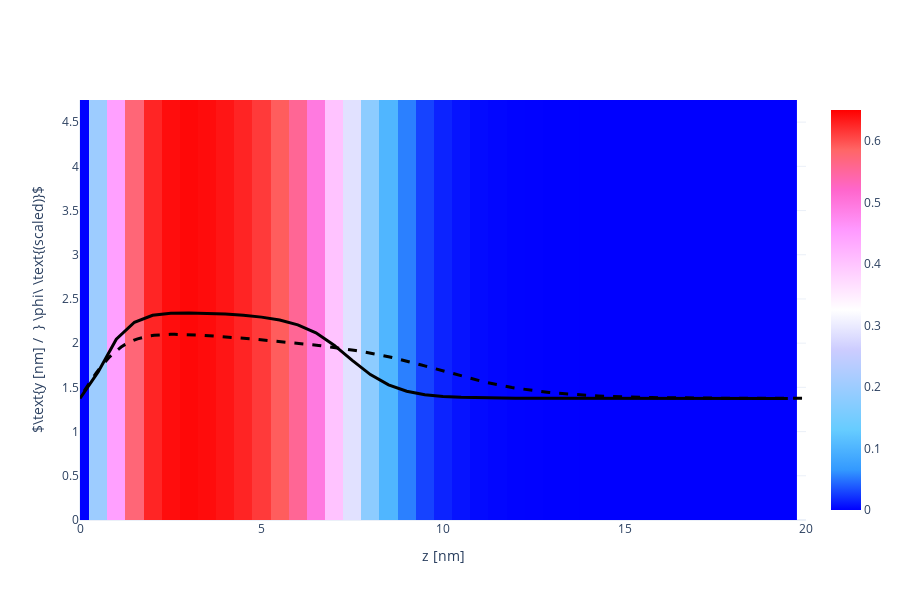

The cell this chart's notebook holds for it:
### Code cell
X, Y, Z = np.array(phAr.iloc[:,0]), np.array(phAr.iloc[:,1]), np.array(phAr.iloc[:,2])
vol = np.array(phAr.iloc[:,3])

Lz_max = 20
vol = vol[Z < Lz_max]
X = X[Z < Lz_max]
Y = Y[Z < Lz_max]
Z = Z[Z < Lz_max]

Nz_new = int(len(Z)/Nx/Ny)
x = [X[i*Ny*Nz_new] for i in range(Nx)]
y = [Y[j*Nz_new]    for j in range(Ny)]
z = [Z[k]           for k in range(Nz_new)]

xslice = 10
islice = int(xslice*(x[1]-x[0]))
vol = np.array([vol[(islice*Ny+j)*Nz_new+k] for j in range(Ny) for k in range(Nz_new)]).reshape(Ny, Nz_new)

import plotly.graph_objects as go
heatmap = go.Heatmap(
            x=z, y=y, z=vol,
            zmin = 0.0, zmax = 0.65,
            colorscale= 'Picnic'
          )
scatter = go.Scatter(
            x = z,
            y = 1.5*vol[int(Ny/2), :] + max(y)/2-1,
            line = dict(color='black', width=3)
          )

fname = GIT+'ph_a020x075_1D.dat'
df = pd.read_csv(fname, sep="\s+", skiprows=0)
a000x075_1d = pd.DataFrame([df.iloc[:,0], df.iloc[:,1]], index=['z', 'pha']).T

reference = go.Scatter(
                x = a000x075_1d.z,
                y = 1.5*a000x075_1d.pha + max(y)/2-1,
                line = dict(color='black', width=3, dash='dash')
            )

layout = go.Layout( xaxis_range = [0, Lz_max], yaxis_range = [0, y[-1]],
                    yaxis_title = r'$\text{y [nm] /  } \phi\ \text{(scaled)}$', xaxis_title = 'z [nm]',
                    scene_xaxis_showticklabels=True,
                    scene_yaxis_showticklabels=True,
                    scene_zaxis_showticklabels=True,
                    showlegend = False,
                    template='plotly_white', width=900, height=600)
fig = go.Figure(data = [heatmap, scatter, reference], layout = layout)
fig.show()

### Figure 1 — Plotly figure (JSON) as saved in the notebook; plotly's stock layout.template omitted (floating-point values rounded to 4 significant figures; data arrays with more than 128 entries replaced by an {"elided": "..."} marker saying what was removed)
{"data": [{"colorscale": [[0, "rgb(0,0,255)"], [0.1, "rgb(51,153,255)"], [0.2, "rgb(102,204,255)"], [0.3, "rgb(153,204,255)"], [0.4, "rgb(204,204,255)"], [0.5, "rgb(255,255,255)"], [0.6, "rgb(255,204,255)"], [0.7, "rgb(255,153,255)"], [0.8, "rgb(255,102,204)"], [0.9, "rgb(255,102,102)"], [1, "rgb(255,0,0)"]], "type": "heatmap", "x": [0, 0.5, 1, 1.5, 2, 2.5, 3, 3.5, 4, 4.5, 5, 5.5, 6, 6.5, 7, 7.5, 8, 8.5, 9, 9.5, 10, 10.5, 11, 11.5, 12, 12.5, 13, 13.5, 14, 14.5, 15, 15.5, 16, 16.5, 17, 17.5, 18, 18.5, 19, 19.5], "y": [0, 0.25, 0.5, 0.75, 1, 1.25, 1.5, 1.75, 2, 2.25, 2.5, 2.75, 3, 3.25, 3.5, 3.75, 4, 4.25, 4.5, 4.75], "z": {"elided": "20x40 float values"}, "zmax": 0.65, "zmin": 0}, {"line": {"color": "black", "width": 3}, "type": "scatter", "x": [0, 0.5, 1, 1.5, 2, 2.5, 3, 3.5, 4, 4.5, 5, 5.5, 6, 6.5, 7, 7.5, 8, 8.5, 9, 9.5, 10, 10.5, 11, 11.5, 12, 12.5, 13, 13.5, 14, 14.5, 15, 15.5, 16, 16.5, 17, 17.5, 18, 18.5, 19, 19.5], "y": [1.375, 1.675, 2.045, 2.237, 2.315, 2.338, 2.342, 2.339, 2.33, 2.316, 2.294, 2.261, 2.207, 2.117, 1.977, 1.806, 1.645, 1.528, 1.457, 1.418, 1.397, 1.387, 1.382, 1.379, 1.377, 1.376, 1.376, 1.375, 1.375, 1.375, 1.375, 1.375, 1.375, 1.375, 1.375, 1.375, 1.375, 1.375, 1.375, 1.375]}, {"line": {"color": "black", "dash": "dash", "width": 3}, "type": "scatter", "x": {"elided": "440 float values"}, "y": {"elided": "440 float values"}}], "layout": {"height": 600, "scene": {"xaxis": {"showticklabels": true}, "yaxis": {"showticklabels": true}, "zaxis": {"showticklabels": true}}, "showlegend": false, "width": 900, "xaxis": {"range": [0, 20], "title": {"text": "z [nm]"}, "type": "linear"}, "yaxis": {"range": [0, 4.75], "title": {"text": "$\\text{y [nm] /  } \\phi\\ \\text{(scaled)}$"}, "type": "linear"}}}
